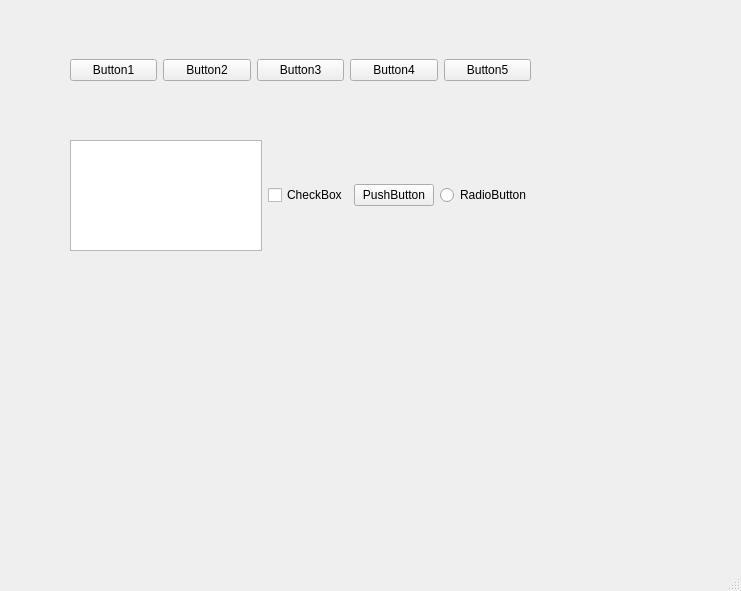
<?xml version="1.0" encoding="UTF-8"?>
<ui version="4.0">
 <class>MainWindow</class>
 <widget class="QMainWindow" name="MainWindow">
  <property name="geometry">
   <rect>
    <x>0</x>
    <y>0</y>
    <width>741</width>
    <height>591</height>
   </rect>
  </property>
  <property name="windowTitle">
   <string>MainWindow</string>
  </property>
  <widget class="QWidget" name="centralwidget">
   <widget class="QWidget" name="horizontalLayoutWidget">
    <property name="geometry">
     <rect>
      <x>70</x>
      <y>140</y>
      <width>461</width>
      <height>111</height>
     </rect>
    </property>
    <layout class="QHBoxLayout" name="horizontalLayout_2">
     <item>
      <widget class="QListView" name="listView"/>
     </item>
     <item>
      <widget class="QCheckBox" name="checkBox">
       <property name="text">
        <string>CheckBox</string>
       </property>
      </widget>
     </item>
     <item>
      <widget class="QPushButton" name="pushButton_6">
       <property name="text">
        <string>PushButton</string>
       </property>
      </widget>
     </item>
     <item>
      <widget class="QRadioButton" name="radioButton">
       <property name="text">
        <string>RadioButton</string>
       </property>
      </widget>
     </item>
    </layout>
   </widget>
   <widget class="QWidget" name="">
    <property name="geometry">
     <rect>
      <x>70</x>
      <y>40</y>
      <width>461</width>
      <height>61</height>
     </rect>
    </property>
    <layout class="QHBoxLayout" name="horizontalLayout">
     <item>
      <widget class="QPushButton" name="pushButton">
       <property name="text">
        <string>Button1</string>
       </property>
      </widget>
     </item>
     <item>
      <widget class="QPushButton" name="pushButton_2">
       <property name="text">
        <string>Button2</string>
       </property>
      </widget>
     </item>
     <item>
      <widget class="QPushButton" name="pushButton_3">
       <property name="text">
        <string>Button3</string>
       </property>
      </widget>
     </item>
     <item>
      <widget class="QPushButton" name="pushButton_4">
       <property name="text">
        <string>Button4</string>
       </property>
      </widget>
     </item>
     <item>
      <widget class="QPushButton" name="pushButton_5">
       <property name="text">
        <string>Button5</string>
       </property>
      </widget>
     </item>
    </layout>
   </widget>
  </widget>
  <widget class="QMenuBar" name="menubar">
   <property name="geometry">
    <rect>
     <x>0</x>
     <y>0</y>
     <width>741</width>
     <height>22</height>
    </rect>
   </property>
  </widget>
  <widget class="QStatusBar" name="statusbar"/>
 </widget>
 <resources/>
 <connections/>
</ui>
